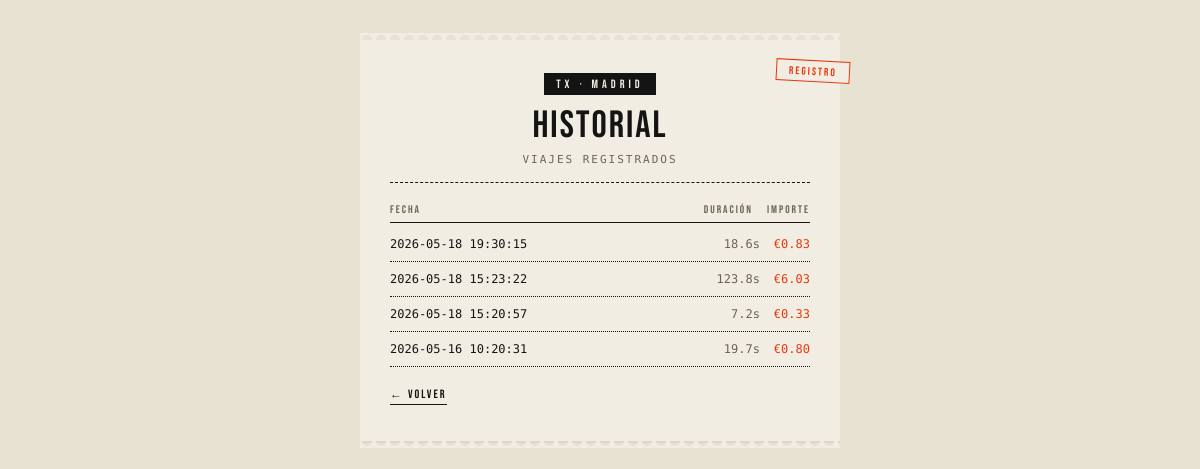
The page /historial (signed in) on the database its author committed.
### tables this page shows
CREATE TABLE trips (
            id INTEGER PRIMARY KEY AUTOINCREMENT,
            user_id INTEGER,
            fecha TEXT,
            duracion REAL,
            tiempo_detenido REAL,
            tiempo_movimiento REAL,
            precio REAL
        );

### app.py (the view)
@app.route('/historial')
def historial():
    if 'user_id' not in session:
        return redirect(url_for('login'))
    if taxi.trip_active:
        flash("Hay un viaje en curso. Finalizalo para ver el historial.")
        return redirect(url_for('index'))
    conn = sqlite3.connect("taximeter.db")
    cursor = conn.cursor()
    cursor.execute("SELECT fecha, duracion, tiempo_detenido, tiempo_movimiento, precio FROM trips WHERE user_id = ? ORDER BY fecha DESC", (session['user_id'],))
    viajes = cursor.fetchall()
    conn.close()
    return render_template('historial.html', viajes=viajes)

### templates/historial.html (shortened to what this page needs)
<!DOCTYPE html>
<html lang="es">
<head>
    <link rel="stylesheet" href="{{ url_for('static', filename='style.css') }}">
</head>
<body>
    <div class="ticket">
        <div class="screen-tag">REGISTRO</div>
        <div class="ticket-head">
            <div class="brand-mark">TX · MADRID</div>
            <h1 class="brand-title">HISTORIAL</h1>
            <div class="brand-sub">VIAJES REGISTRADOS</div>
        </div>
        {% if viajes %}
            <div class="hist-head">
                <span>FECHA</span>
                <span>DURACIÓN</span>
                <span>IMPORTE</span>
            </div>
            {% for viaje in viajes %}
                <div class="hist-row">
                    <span class="date">{{ viaje[0] }}</span>
                    <span class="dur">{{ viaje[1] }}s</span>
                    <span class="price">€{{ "%.2f"|format(viaje[4]) }}</span>
                </div>
            {% endfor %}
        {% else %}
            <div class="empty-state">No hay viajes registrados todavía.</div>
        {% endif %}
        <a href="/" class="back-link">← VOLVER</a>
    </div>
</body>
</html>

### static/style.css (style rules this page uses)
:root { --paper: #F2EDE2; --ink: #141414; --ink-soft: #6b6457; --ink-faint: #b0a796; --fire: #E8390E; }
* { box-sizing: border-box; margin: 0; padding: 0; }
body { font-family: 'Barlow', sans-serif; background: #E8E2D3; color: var(--ink); min-height: 100vh; padding: 40px 20px; display: flex; align-items: flex-start; justify-content: center; }
.ticket { position: relative; background: var(--paper); padding: 32px 30px 36px; width: 100%; max-width: 480px; box-shadow: 0 2px 0 rgba(0,0,0,0.05); }
.ticket::before, .ticket::after { content: ''; position: absolute; left: 0; right: 0; height: 14px; background-image: radial-gradient(circle at 7px 7px, transparent 5px, var(--paper) 5px); background-size: 14px 14px; }
.ticket::before { top: -7px; }
.ticket::after { bottom: -7px; }
.ticket-head { text-align: center; padding-bottom: 16px; border-bottom: 1.5px dashed var(--ink); margin-bottom: 20px; }
.brand-mark { display: inline-block; font-family: 'Bebas Neue', sans-serif; font-size: 12px; letter-spacing: 4px; background: var(--ink); color: var(--paper); padding: 4px 12px 3px; margin-bottom: 12px; }
.brand-title { font-family: 'Bebas Neue', sans-serif; font-size: 38px; letter-spacing: 2px; line-height: 1; font-weight: 400; }
.brand-sub { font-family: 'Share Tech Mono', monospace; font-size: 11px; color: var(--ink-soft); margin-top: 8px; letter-spacing: 2px; text-transform: uppercase; }
.screen-tag { position: absolute; top: 20px; right: -10px; transform: rotate(3deg); font-family: 'Bebas Neue', sans-serif; font-size: 11px; letter-spacing: 2px; color: var(--fire); border: 1.5px solid var(--fire); padding: 4px 12px 3px; background: var(--paper); }
.hist-head { display: grid; grid-template-columns: 1fr auto auto; gap: 14px; font-family: 'Bebas Neue', sans-serif; font-size: 11px; letter-spacing: 2px; color: var(--ink-soft); padding-bottom: 6px; border-bottom: 1.5px solid var(--ink); margin-bottom: 4px; }
.hist-row { display: grid; grid-template-columns: 1fr auto auto; gap: 14px; font-family: 'Share Tech Mono', monospace; font-size: 12px; padding: 10px 0; border-bottom: 1px dotted var(--ink); align-items: baseline; }
.hist-row .date { color: var(--ink); }
.hist-row .dur { color: var(--ink-soft); }
.hist-row .price { color: var(--fire); }
.back-link { display: inline-block; margin-top: 20px; font-family: 'Bebas Neue', sans-serif; font-size: 12px; letter-spacing: 2px; color: var(--ink); text-decoration: none; border-bottom: 1.5px solid var(--ink); padding-bottom: 2px; }

### rows shown on the page
trips: fecha "2026-05-18 19:30:15", duracion "18.6", precio "0.83"
trips: fecha "2026-05-18 15:23:22", duracion "123.8", precio "6.03"
trips: fecha "2026-05-18 15:20:57", duracion "7.2", precio "0.33"
trips: fecha "2026-05-16 10:20:31", duracion "19.7", precio "0.80"
